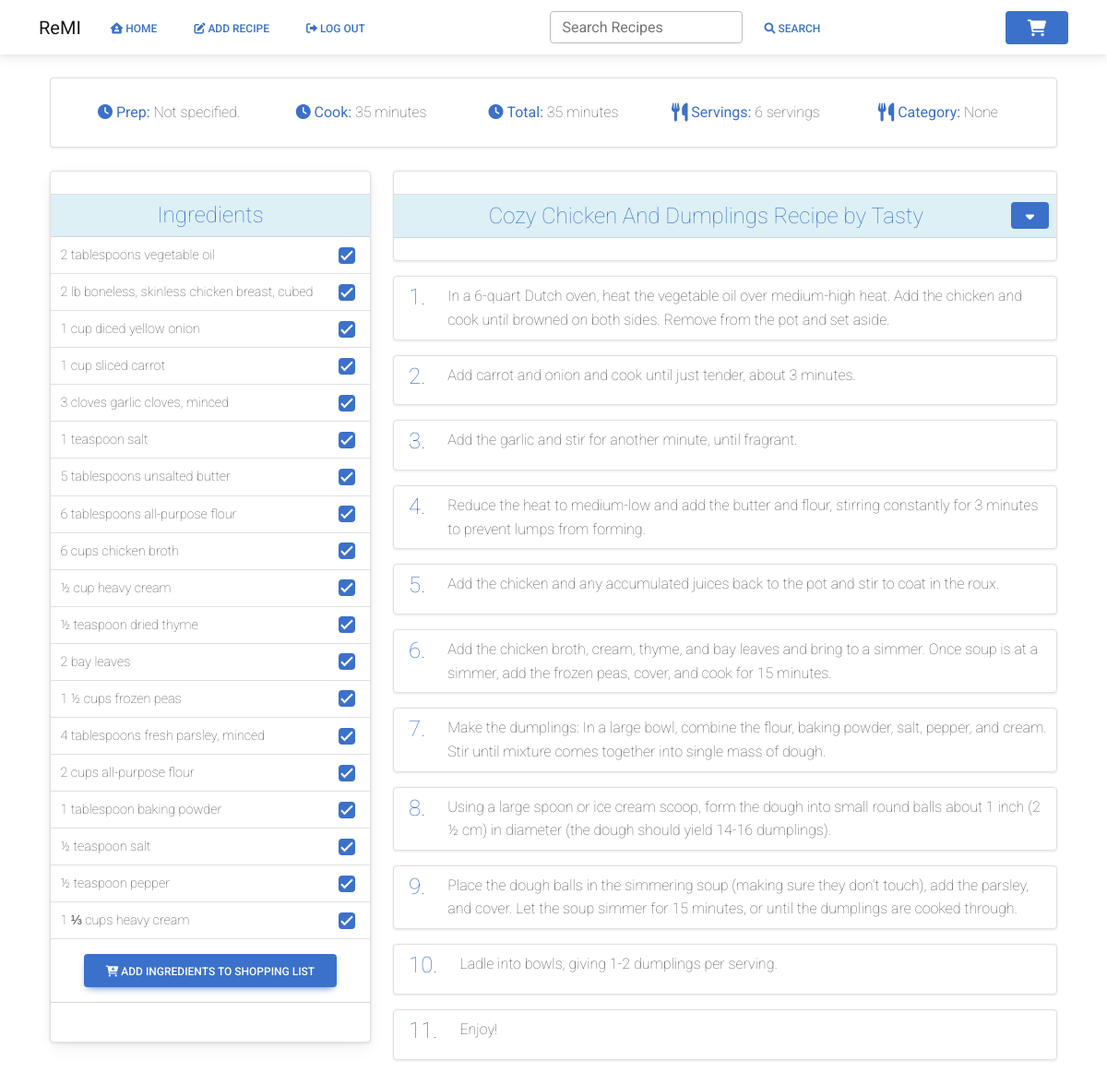
The app's page /view_recipe/Gpn45vwQU2qpodPSo6xDTE (signed in) with its own data.
### website/models.py (models this page shows)
class Recipe(db.Model):
    id = db.Column(db.Integer, primary_key=True)
    uuid = db.Column(db.Integer, primary_key=False)
    username = db.Column(db.Integer, db.ForeignKey('user.id'))
    recipe_name = db.Column(db.String(200))
    prep_time = db.Column(db.Integer, primary_key=False)
    cook_time = db.Column(db.Integer, primary_key=False)
    total_time = db.Column(db.Integer, primary_key=False)
    ingredients = db.Column(db.String())
    servings = db.Column(db.String())
    ingredients_quantity = db.Column(db.String())
    ingredients_measurement = db.Column(db.String())
    instructions = db.Column(db.String())
    instructions_json = db.Column(db.String())
    original_url = db.Column(db.String())
    date_parsed = db.Column(db.String())
    image = db.Column(db.String())
    favorite = db.Column(db.Boolean, default=False)
    category = db.Column(db.String())
    ingredient_list = db.relationship('Ingredients')
    tags = db.relationship('Tag', secondary=recipe_tag, backref='recipe')

class Ingredients(db.Model):
    id = db.Column(db.Integer, primary_key=True)
    uuid = db.Column(db.Integer, primary_key=False)
    recipe = db.Column(db.Integer, db.ForeignKey('recipe.uuid'))
    ingredient = db.Column(db.String())
    ing_type = db.Column(db.String(), default="misc")
    ing_display = db.Column(db.String(), default="Misc.")

### website/views.py (the view, shortened to what this page needs)
@views.route('/view_recipe/<recipe_uuid>', methods=['POST', 'GET'])
@login_required
def view_recipe(recipe_uuid):
    shopping_list = ShoppingList.query.count()
    recipe_id = recipe_uuid
    recipe = Recipe.query.filter_by(uuid=recipe_id).first()
    ingredients = Ingredients.query.filter_by(uuid=recipe_uuid).all()
    instructions_json = json.loads(recipe.instructions_json)
    return render_template("view_recipe.html", recipe=recipe, ingredients=ingredients, user=current_user,
                           shopping_list=shopping_list, view_id=recipe_id, instructions_json=instructions_json)

### website/__init__.py (called while the page is built)
def create_app():
    app = Flask(__name__)
    app.config['SECRET_KEY'] = 'sdf897sdf987'
    app.config['SQLALCHEMY_DATABASE_URI'] = f'sqlite:///{DB_NAME}'
    db.init_app(app)
    migrate.init_app(app, db)
    from .views import views
    from .auth import auth
    app.register_blueprint(views, url_prefix='/')
    app.register_blueprint(auth, url_prefix='/')
    from .models import User, Recipe
    with app.app_context():
        db.create_all()
    login_manager = LoginManager()
    login_manager.login_view = 'auth.login'
    login_manager.init_app(app)
    @login_manager.user_loader
    def load_user(id):
        return User.query.get(int(id))
    return app

### website/templates/view_recipe.html (shortened to what this page needs)
{% extends "base.html" %}
{% block content %}
<br>
<div class="container">
    <div class="row">
        <div class="col">
            <div class="card shadow-2 border" style="border-radius:4px;">
                <div class="card-body">
                    <div class="container">
                        <div class="row">
                            <div class="col text-center">
                                <span class="fw-lighter"><span class="text-primary"><i class="fa-solid fa-clock"></i>
                                        <b>Prep:</b></span> {{ recipe.prep_time }}</span>
                            </div>
                            <div class="col text-center">
                                <span class="fw-lighter"><span class="text-primary"><i class="fa-solid fa-clock"></i>
                                        <b>Cook:</b></span> {{ recipe.cook_time }}</span>
                            </div>
                            <div class="col text-center">
                                <span class="fw-lighter"><span class="text-primary"><i class="fa-solid fa-clock"></i>
                                        <b>Total:</b></span> {{ recipe.total_time }}</span>
                            </div>
                            <div class="col text-center">
                                <span class="fw-lighter"><span class="text-primary"><i class="fa fa-cutlery fa-lg"></i>
                                        <b>Servings:</b></span> {{ recipe.servings }}</span>
                            </div>
                            <div class="col text-center">
                                <span class="fw-lighter"><span class="text-primary"><i class="fa fa-cutlery fa-lg"></i>
                                        <b>Category:</b></span> {{ recipe.category }}</span>
                            </div>
                        </div>
                    </div>
                </div>
            </div>
        </div>
    </div>
    <br>
    <form method="POST">
        <div class="row">
            <div class="col-4">
                <div class="card text-left bg-light mb-10" style="border-radius:4px;">
                    <div class="card shadow-2 border" style="border-radius:4px;">
                        <div class="card-header border-0 text-center" style="border-radius:4px;">
                        </div>
                        <div class="table-responsive">
                            <table class="table align-items-center table-flush table-sm">
                                <thead class="table-info">
                                    <tr>
                                        <td class="border-top text-center align-middle" scope="col" colspan="2">
                                            <h4 class="mb-0"><span
                                                    class="text-primary fw-lighter mb-0">Ingredients</span></h4>
                                        </td>
                                    </tr>
                                </thead>
                                <tbody>
                                    {% for ingredient in ingredients %}
                                    <tr>
                                        <td>
                                            <label class="form-check-label" for="ingredients"><span
                                                    class="fw-lighter">{{ ingredient.ingredient
                                                    }}</span></label><input type="hidden" name=category
                                        </td>
                                        <td>
                                            <input class="form-check-input" type="checkbox"
                                                value="{{ ingredient.ingredient }}" id="ingredients" name="ingredients"
                                                checked />
                                        </td>
                                    </tr>
                                    {% endfor %}
                                </tbody>
                            </table>
                            <div class="col text-center">
                                <button type="submit" class="btn btn-primary"><i
                                        class="fa-sharp fa-solid fa-cart-plus"></i>
                                    Add Ingredients to Shopping List
                                </button>
    </form>
    <hr>
</div>
<br>
</div>
<div class="col-8">
    <div class="row">
        <div class="col">
            <div class="card shadow-2 border mb-3" style="border-radius:4px;">
                <div class="card-header border-0 text-center"></div>
                <div class="table-responsive">
                    <table class="table align-items-center table-flush table-sm mb-4">
                        <thead class="table-info mb-4">
                            <tr>
                                <td class="border-top text-center align-middle" scope="col">
                                    <h4 class="mb-0">
                                        <span class="text-primary align-middle fw-lighter mb-0">{{ recipe.recipe_name
                                            }}</span>
                                        <span style="float: right;">
                                            <button class="btn btn-primary btn-sm float-right shadow-none mb-0" type="button"
                                                id="dropdownMenuButton" data-mdb-toggle="dropdown"
                                                aria-expanded="false">
                                            </button>
                                        </span>
                                    </h4>
                                </td>
                            </tr>
                        </thead>
                    </table>
                </div>
            </div>
        </div>
    </div>
    <div class="row">
        <div class="col">
            {% for key,value in instructions_json.items() %}
            <div class="card shadow-2 border p-2 mb-3" style="border-radius:4px;">
                <div class="row">
                    <div class="col-auto d-flex justify-content-center">
                        <h4 class="text-primary ms-2"><span class="fw-lighter">{{ loop.index }}.</span></h4>
                    </div>
                    <div class="col me">
                        <span class="fw-lighter">{{ value }}</span>
                    </div>
                </div>
            </div>
            {% endfor %}
        </div>
    </div>
</div>
<br>
{% endblock %}

### records on screen
Recipe: prep_time "Not specified.", cook_time "35 minutes", total_time "35 minutes", servings "6 servings", category "None", recipe_name "Cozy Chicken And Dumplings Recipe by Tasty"
Ingredients: ingredient "2 tablespoons vegetable oil"
Ingredients: ingredient "2 lb boneless, skinless chicken breast, cubed"
Ingredients: ingredient "1 cup diced yellow onion"
Ingredients: ingredient "1 cup sliced carrot"
Ingredients: ingredient "3 cloves garlic cloves, minced"
Ingredients: ingredient "1 teaspoon salt"
Ingredients: ingredient "5 tablespoons unsalted butter"
Ingredients: ingredient "6 tablespoons all-purpose flour"
Ingredients: ingredient "6 cups chicken broth"
Ingredients: ingredient "½ cup heavy cream"
Ingredients: ingredient "½ teaspoon dried thyme"
Ingredients: ingredient "2 bay leaves"
Ingredients: ingredient "1 ½ cups frozen peas"
Ingredients: ingredient "4 tablespoons fresh parsley, minced"
Ingredients: ingredient "2 cups all-purpose flour"
Ingredients: ingredient "1 tablespoon baking powder"
Ingredients: ingredient "½ teaspoon salt"
Ingredients: ingredient "½ teaspoon pepper"
Ingredients: ingredient "1 ⅓ cups heavy cream"

### other values on screen
{{ value }} "In a 6-quart Dutch oven, heat the vegetable oil over medium-high heat. Add the chicken and cook until browned on both sides. Remove from the pot and set aside." "Add carrot and onion and cook until just tender, about 3 minutes." "Add the garlic and stir for another minute, until fragrant." "Reduce the heat to medium-low and add the butter and flour, stirring constantly for 3 minutes to prevent lumps from forming." "Add the chicken and any accumulated juices back to the pot and stir to coat in the roux." "Add the chicken broth, cream, thyme, and bay leaves and bring to a simmer. Once soup is at a simmer, add the frozen peas, cover, and cook for 15 minutes." "Make the dumplings: In a large bowl, combine the flour, baking powder, salt, pepper, and cream. Stir until mixture comes together into single mass of dough." "Using a large spoon or ice cream scoop, form the dough into small round balls about 1 inch (2 ½ cm) in diameter (the dough should yield 14-16 dumplings)." "Place the dough balls in the simmering soup (making sure they don’t touch), add the parsley, and cover. Let the soup simmer for 15 minutes, or until the dumplings are cooked through." "Ladle into bowls, giving 1-2 dumplings per serving." "Enjoy!"
